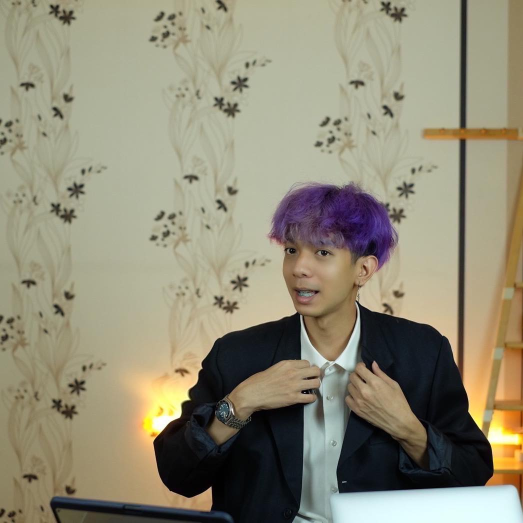
#> input picture HW02/65010731.jpg, 1046 x 1046 px (shown at 1/2 size)
$ python HW02.py
#> lines starting #> are read from the running program, lines starting #| are printed output that depends on the picture
import cv2
import numpy as np
import matplotlib.pyplot as plt
from scipy.fftpack import dct, idct

# ฟังก์ชันคำนวณ 2D DCT แบบ 'ortho' สำหรับบล็อก 8x8
def dct2(block):
    return dct(dct(block.T, norm='ortho').T, norm='ortho')

# ฟังก์ชันคำนวณ 2D inverse DCT แบบ 'ortho' สำหรับบล็อก 8x8
def idct2(block):
    return idct(idct(block.T, norm='ortho').T, norm='ortho')

# ตาราง Quantization มาตรฐานสำหรับ Luminance (ภาพสีเทา) ตามมาตรฐาน JPEG
quant_table_std = np.array([
    [16, 11, 10, 16, 24, 40, 51, 61],
    [12, 12, 14, 19, 26, 58, 60, 55],
    [14, 13, 16, 24, 40, 57, 69, 56],
    [14, 17, 22, 29, 51, 87, 80, 62],
    [18, 22, 37, 56, 68, 109, 103, 77],
    [24, 35, 55, 64, 81, 104, 113, 92],
    [49, 64, 78, 87, 103, 121, 120, 101],
    [72, 92, 95, 98, 112, 100, 103, 99]
], dtype=np.float32)

def get_quantization_table(quality):
    """
    ปรับตาราง Quantization ตามค่า quality ที่รับเข้ามา โดยใช้สูตร:
      - ถ้า quality < 50  => scale = 5000 / quality
      - ถ้า quality >= 50 => scale = 200 - 2 * quality
    จากนั้นคำนวณ quant_table ใหม่โดยใช้สูตร:
      quant_table = floor((standard_table * scale + 50) / 100)
    และกำหนดค่าให้มีค่าไม่น้อยกว่า 1
    """
    if quality < 50:
        scale = 5000 / quality
    else:
        scale = 200 - 2 * quality
    quant_table = np.floor((quant_table_std * scale + 50) / 100)
    quant_table[quant_table < 1] = 1
    return quant_table

def compress_image(image, quality):
    """
    บีบอัดภาพ grayscale โดยใช้กระบวนการ DCT แบบแบ่งบล็อกขนาด 8x8
      - image: อาเรย์ 2 มิติของภาพ (ค่า 0-255)
      - quality: ค่า quality (10, 20, …, 90)
    คืนค่า: ภาพที่บีบอัดแล้ว (uint8)
    """
    h, w = image.shape

    # ตรวจสอบขนาดของภาพ หากขนาดไม่ใช่พหุของ 8 ให้ pad ด้วยค่า 0
    pad_h = (8 - h % 8) if h % 8 != 0 else 0
    pad_w = (8 - w % 8) if w % 8 != 0 else 0
    padded = np.pad(image, ((0, pad_h), (0, pad_w)), mode='constant', constant_values=0)
    h_pad, w_pad = padded.shape

    # คำนวณตาราง Quantization ตาม quality ที่กำหนด
    quant_table = get_quantization_table(quality)

    # สร้างอาเรย์สำหรับเก็บภาพที่บีบอัดแล้ว
    compressed = np.zeros_like(padded, dtype=np.float32)

    # ประมวลผลทีละบล็อกขนาด 8x8
    for i in range(0, h_pad, 8):
        for j in range(0, w_pad, 8):
            block = padded[i:i+8, j:j+8].astype(np.float32)
            # ย้ายค่าให้มีค่าเฉลี่ยศูนย์ (subtract 128) ตามมาตรฐาน JPEG
            block = block - 128
            # คำนวณ DCT ของบล็อก
            dct_block = dct2(block)
            # Quantization: หารด้วยตาราง quantizationแล้วปัดเศษ
            quantized = np.round(dct_block / quant_table)
            # Dequantization: คูณกลับด้วยตาราง quantization
            dequantized = quantized * quant_table
            # คำนวณ inverse DCT เพื่อคืนค่าบล็อกในเชิงพื้นที่
            idct_block = idct2(dequantized)
            # คืนค่าบล็อกด้วยการบวก 128 และจำกัดค่าให้อยู่ในช่วง 0-255
            block_recon = idct_block + 128
            block_recon = np.clip(block_recon, 0, 255)
            compressed[i:i+8, j:j+8] = block_recon

    # ตัดส่วน padding ออกให้ได้ขนาดเดิม
    compressed = compressed[:h, :w]
    return compressed.astype(np.uint8)

def main():
    # เปลี่ยน filepath ให้เป็นภาพของนักศึกษาเอง
    filepath = './65010731.jpg'
    image = cv2.imread(filepath, cv2.IMREAD_GRAYSCALE)
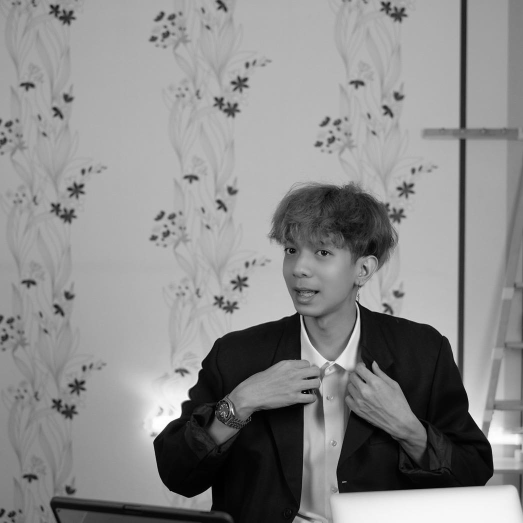
#> image: shape (1046, 1046) (shown at 1/2 size); min 0, max 255, mean 139.4
    if image is None:
        print("ไม่สามารถโหลดภาพได้ กรุณาตรวจสอบ filepath")
        return

    # กำหนดระดับ quality ที่ต้องการทดสอบ (10, 20, …, 90)
    quality_values = list(range(10, 100, 10))
    compressed_images = []

    for quality in quality_values:
        comp_img = compress_image(image, quality)
        compressed_images.append(comp_img)
#> this loop made 9 passes
#> pass 1, in compress_image, `padded = np.pad(image, ((0, pad_h), (0, pad_w)), mode='constant', cons..`:
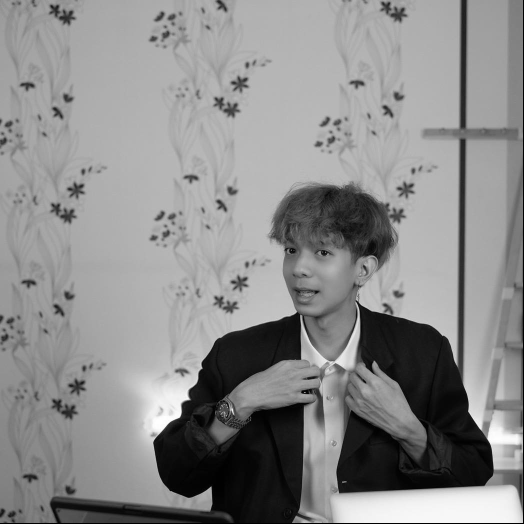
#> padded: shape (1048, 1048) (shown at 1/2 size); min 0, max 255, mean 138.8
#> after the loop, compressed_images = 9 items

    # แสดงผลลัพธ์: ภาพต้นฉบับและภาพที่บีบอัดสำหรับแต่ละค่า quality
    num_plots = len(quality_values) + 1
    plt.figure(figsize=(15, 8))

    # แสดงภาพต้นฉบับ
    plt.subplot(2, 5, 1)
    plt.imshow(image, cmap='gray')
    plt.title("Original")
    plt.axis('off')

    # แสดงภาพที่บีบอัดตามระดับ quality ต่าง ๆ
    for idx, (q, comp_img) in enumerate(zip(quality_values, compressed_images)):
        plt.subplot(2, 5, idx + 2)
        plt.imshow(comp_img, cmap='gray')
        plt.title(f"Quality = {q}")
        plt.axis('off')
#> this loop made 9 passes
#> q on passes 1 to 9: 10, 20, 30, 40, 50, 60, 70, 80, 90

    plt.tight_layout()
    plt.show()
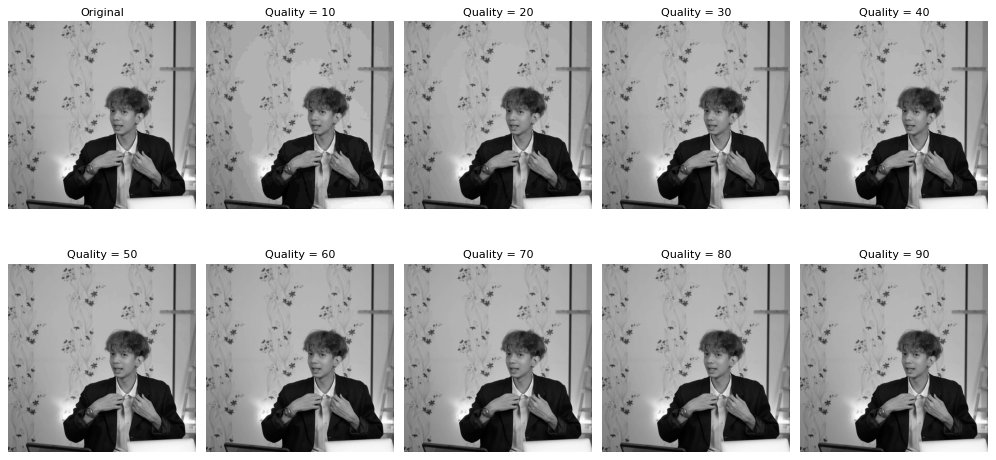
#> figure drawn by matplotlib, 10 panels

if __name__ == '__main__':
    main()
